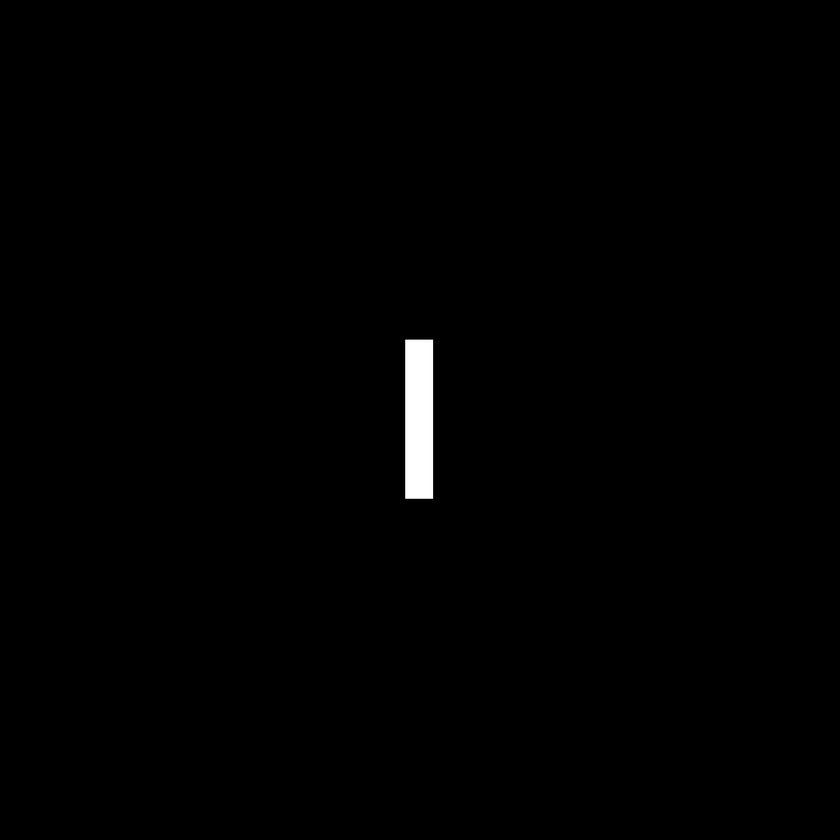
%> input picture Assignment10/Assignment10/1.tif, 840 x 840 px, shrunk from 1024 x 1024 before the run
$ octave ft2.m   (GNU Octave 9; MATLAB toolbox functions it lacks are replaced by stand-ins)
%> lines starting %> are read from the running program, lines starting %| are printed output that depends on the picture; in (x1, y1, x2, y2) boxes, pixels count from 0 and x2, y2 are one past the last pixel; in counts of white or black regions, pixels touching at a corner belong together; the program's own positions count from 1
clear all;
clc;
close all;

subplot(2,3,1);
f = imread('1.tif');
%> f is the input picture: size 840x840 uint8; min 0, max 255, mean 1.6
F = double(f);
imshow(F);
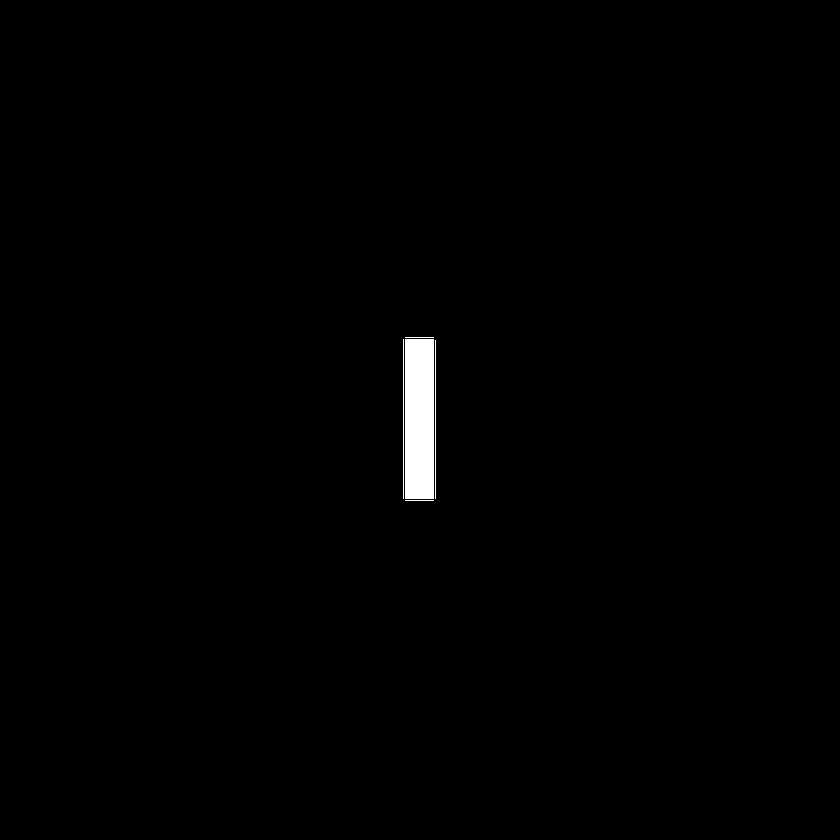
%> displayed picture: size 840x840, on the screen's scale of 0 to 255; 0.71% white; 5 white regions, box (x1, y1, x2, y2) and area: (405, 339, 434, 499) 4640, (403, 339, 404, 499) 160, (435, 340, 436, 499) 159, (405, 337, 434, 338) 29, (405, 500, 434, 501) 29
title('Original Image')
subplot(2,3,2);
F1 = imrotate(F,30);
imshow(F1);
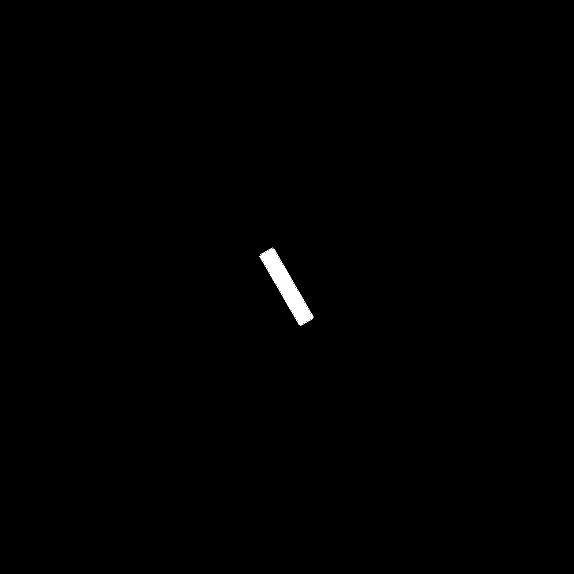
%> displayed picture: size 1148x1148, on the screen's scale of 0 to 255 (shown at 1/2 size); 0.38% white; 1 white region, box (x1, y1, x2, y2) and area: (519, 495, 627, 652) 5017
title('Rotated by 30 degree Image')
subplot(2,3,3);
F1 = fft2(F1);
imshow(F1);
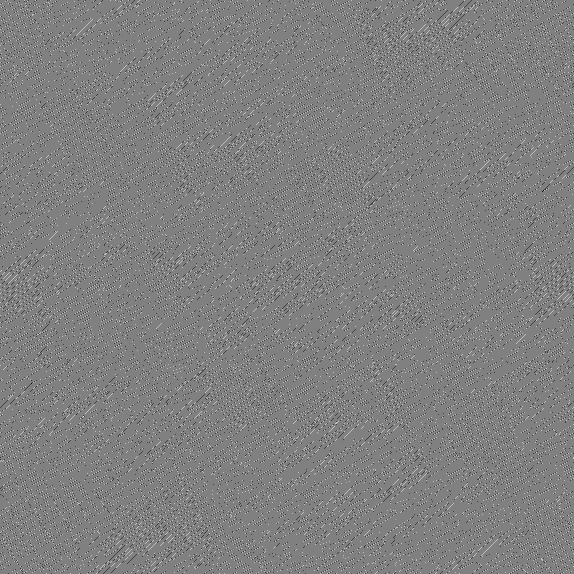
%> displayed picture: size 1148x1148, on the screen's scale of 0 to 255 (shown at 1/2 size); min 0, max 255, mean 127.4
title('fft1 Image')
subplot(2,3,4);
FF = fftshift(F1);
imshow(FF, []);
title('fftshift Image')
subplot(2,3,5);
F2 = abs(FF);
imshow(F2, []);
title('absolute Image')
subplot(2,3,6);
F3 = log(1+F2);
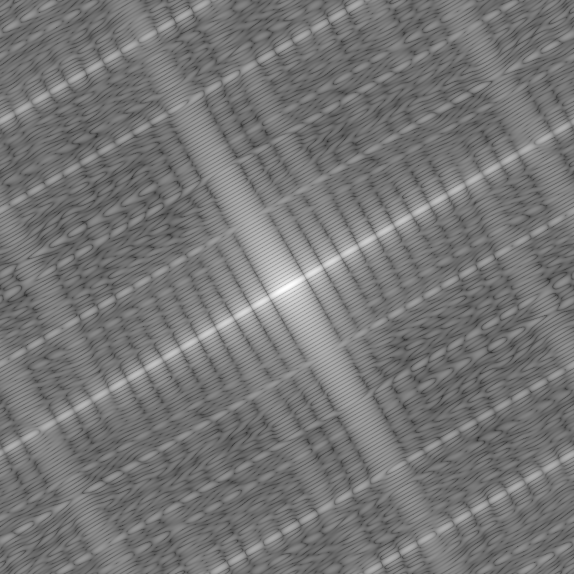
%> F3: size 1148x1148 double (shown at 1/2 size); min 0.281, max 13.94, mean 6.59; drawn with min black and max white
imshow(F3, []);
title('Logtransformed Image')
